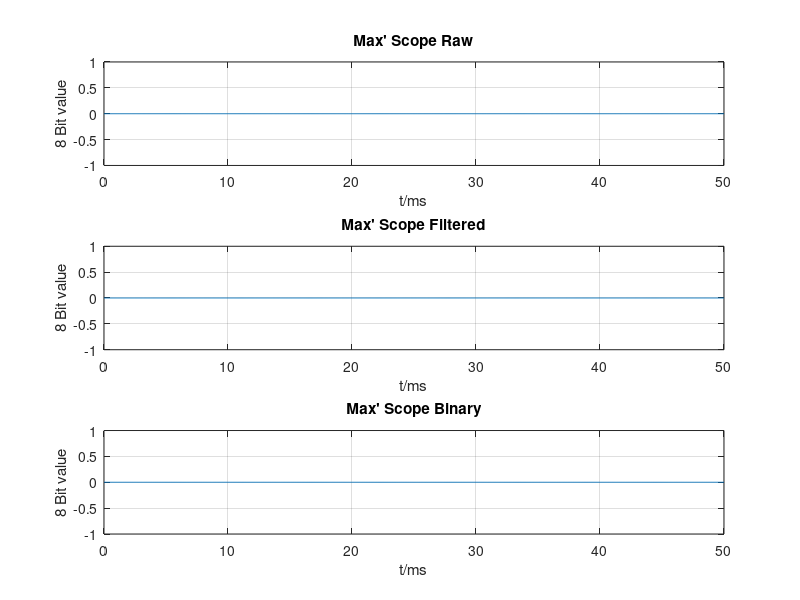

Recreate this plot in MATLAB. (Note: this script raises an error after producing the figure.)
%%%%%%%%%%%%%%%%%%%%%%%%%%%%%%%%%%%%%%%%%%%%%%%%%%%%%%%%%%%%%%%
% Author:       S3xm3x
% Date:         08.03.2017
% File:         osci.m
%%%%%%%%%%%%%%%%%%%%%%%%%%%%%%%%%%%%%%%%%%%%%%%%%%%%%%%%%%%%%%%

	%%%%%%%%%%%%%%%%%%%%%%%%%%%%%%%%%%%%%%%%%%%%%%%%%%%%%%%
        % Vars
        %%%%%%%%%%%%%%%%%%%%%%%%%%%%%%%%%%%%%%%%%%%%%%%%%%%%%%%
		
		samp_rate = 25e3			% Hertz
		refresh_rate =	0.05			% Seconds 
		PRE = 1					% Downsampling rate of the write function
		N = samp_rate*refresh_rate/PRE		% Number of samples
		fileRaw = 'raw.csv'
		fileFiltered = 'filtered.csv'	
		fileBinary = 'binary.csv'	
		n = 1;					% Additional decimation if necessary		

	%%%%%%%%%%%%%%%%%%%%%%%%%%%%%%%%%%%%%%%%%%%%%%%%%%%%%%%
        % Readout and plot
        %%%%%%%%%%%%%%%%%%%%%%%%%%%%%%%%%%%%%%%%%%%%%%%%%%%%%%%
				
		offset = 0;
		C0 = 0;
		C1 = 0;
		t = linspace(0,refresh_rate*1e3,N/n);	
		M1 = zeros(1,N);
		P1 = M1(1:n:end);
		M2 = zeros(1,N);
		P2 = M2(1:n:end);
		M3 = zeros(1,N);
		P3 = M3(1:n:end);

		f = figure;
		%gp = uibuttongroup (f, "Position", [ 0 0.5 1 1])
		%b1 = uicontrol (gp, "style", "radiobutton", ...
                %"string", "Choice 1", ...
                %"Position", [ 10 150 100 50 ]);
		
		osciRaw = subplot(3,1,1);		% Generate subplots
		plot(t,P1);
		grid on;
		xlabel('t/ms');
		ylabel('8 Bit value');
		title('Max'' Scope Raw');
		osciFilt = subplot(3,1,2);
		plot(t,P2);
		grid on;
		xlabel('t/ms');
		ylabel('8 Bit value');
		title('Max'' Scope Filtered');
		osciBin = subplot(3,1,3);
		plot(t,P3);
		grid on;
		xlabel('t/ms');
		ylabel('8 Bit value');
		title('Max'' Scope Binary');
		sum=0;
		minRaw = 0;
		maxRaw = 0;
		minFiltered = 0;
		maxFiltered = 0;
		
		while (length(M1) >= N)							% Update plot in regular walls
			R0 = offset * N;
			R1 = offset * N + N - 1;
			M1 = dlmread(fileRaw,',',[R0,C0,R1,C1]);
			P1 = M1(1 : n : end);						% Decimate!
			M2 = dlmread(fileFiltered,',',[R0,C0,R1,C1]);
			P2 = M2(1 : n : end);						% Decimate!
			M3 = dlmread(fileBinary,',',[R0,C0,R1,C1]);
			P3 = M3(1 : n : end);
			if( (minRaw_t=min(P1)) < minRaw)				% Adjust the axis of the subplots
				minRaw = minRaw_t;
			end
			if( (maxRaw_t=max(P1)) > maxRaw)
				maxRaw = maxRaw_t;	
			end
			if( (minFiltered_t=min(P2)) < minFiltered)			
				minFiltered = minFiltered_t;
			end
			if( (maxFiltered_t=max(P2)) > maxFiltered)
				maxFiltered = maxFiltered_t;		
			end
			set(findobj(osciRaw, 'type', 'line'), 'xdata', t, 'ydata', P1);	% Actual updating 
			set(findobj(osciFilt, 'type', 'line'), 'xdata', t, 'ydata', P2); 
			set(findobj(osciBin, 'type', 'line'), 'xdata', t, 'ydata', P3); 
			axis(osciRaw,[0 refresh_rate*1e3 minRaw maxRaw]);		% Actual axis adjustment
			axis(osciFilt,[0 refresh_rate*1e3 minFiltered maxFiltered]);
			axis(osciBin,[0 refresh_rate*1e3 0 1.1]);
			offset = offset + 1;
			sum=sum+length(P2);
			pause(refresh_rate);			
		end
